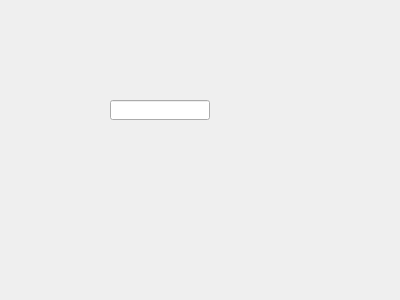
<?xml version="1.0" encoding="UTF-8"?>
<ui version="4.0">
 <class>Form</class>
 <widget class="caFrame" name="Form">
  <property name="geometry">
   <rect>
    <x>0</x>
    <y>0</y>
    <width>400</width>
    <height>300</height>
   </rect>
  </property>
  <property name="sizePolicy">
   <sizepolicy hsizetype="Expanding" vsizetype="Expanding">
    <horstretch>1</horstretch>
    <verstretch>1</verstretch>
   </sizepolicy>
  </property>
  <property name="windowTitle">
   <string>Form</string>
  </property>
  <property name="macro">
   <string notr="true"/>
  </property>
  <widget class="caLineEdit" name="calineedit">
   <property name="geometry">
    <rect>
     <x>110</x>
     <y>100</y>
     <width>100</width>
     <height>20</height>
    </rect>
   </property>
   <property name="sizePolicy">
    <sizepolicy hsizetype="Expanding" vsizetype="Expanding">
     <horstretch>1</horstretch>
     <verstretch>1</verstretch>
    </sizepolicy>
   </property>
   <property name="channel" stdset="0">
    <string notr="true">9idcLAX:aero:c0:m1.DESC</string>
   </property>
  </widget>
 </widget>
 <customwidgets>
  <customwidget>
   <class>caFrame</class>
   <extends>QFrame</extends>
   <header>caFrame</header>
   <container>1</container>
  </customwidget>
  <customwidget>
   <class>caLineEdit</class>
   <extends>QLineEdit</extends>
   <header>caLineEdit</header>
  </customwidget>
 </customwidgets>
 <resources/>
 <connections/>
</ui>
